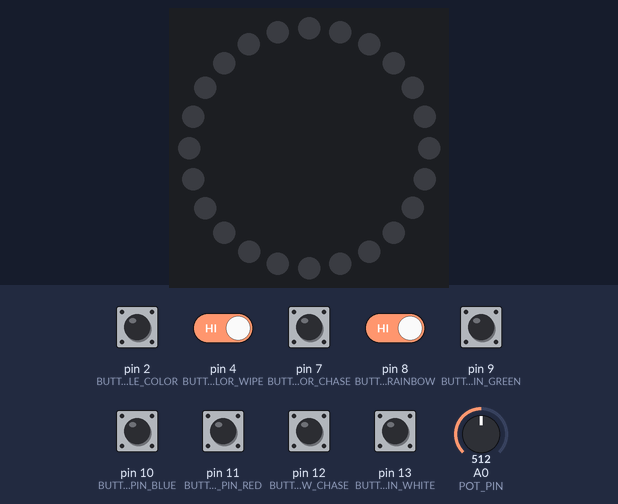
Simulated run of this sketch. Board: Arduino Uno, built with avr-gcc and run on an emulated ATmega328P. Parts: 24 RGB LEDs in a ring, first at the top, clockwise. Inputs (shaded band) come from the test bench; at power-on: pin 2 (BUTTON_PIN_SINGLE_COLOR), pin 4 (BUTTON_PIN_COLOR_WIPE), pin 7 (BUTTON_PIN_COLOR_CHASE), pin 8 (BUTTON_PIN_RAINBOW), pin 9 (BUTTON_PIN_GREEN), pin 10 (BUTTON_PIN_BLUE), pin 11 (BUTTON_PIN_RED), pin 12 (BUTTON_PIN_RAINBOW_CHASE), pin 13 (BUTTON_PIN_WHITE) HIGH, A0 (POT_PIN) = 512. Dim RGB values are drawn brighter than linear; what the sketch prints to the serial monitor is not drawn.

Above: at 1.2 s.
1.3 s: pin 12 (BUTTON_PIN_RAINBOW_CHASE) pulled LOW for 0.15 s
At 1.32 s:
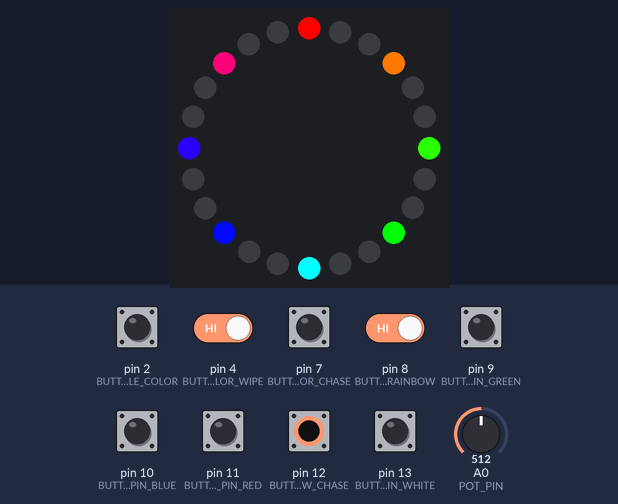
At 1.69 s:
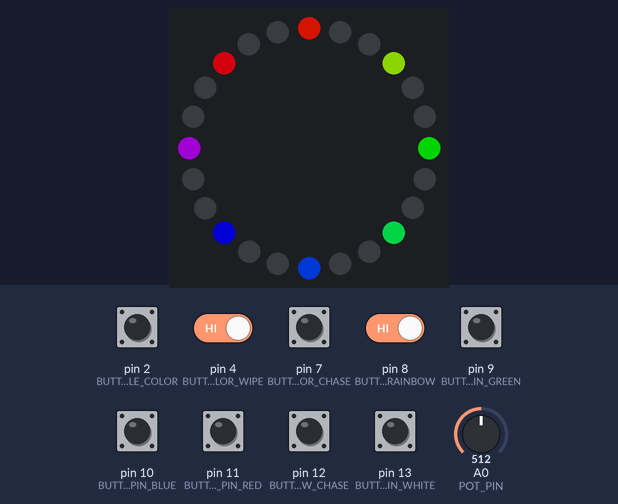
4.7 s: pin 4 (BUTTON_PIN_COLOR_WIPE) driven LOW and pin 8 (BUTTON_PIN_RAINBOW) driven LOW
At 8.01 s:
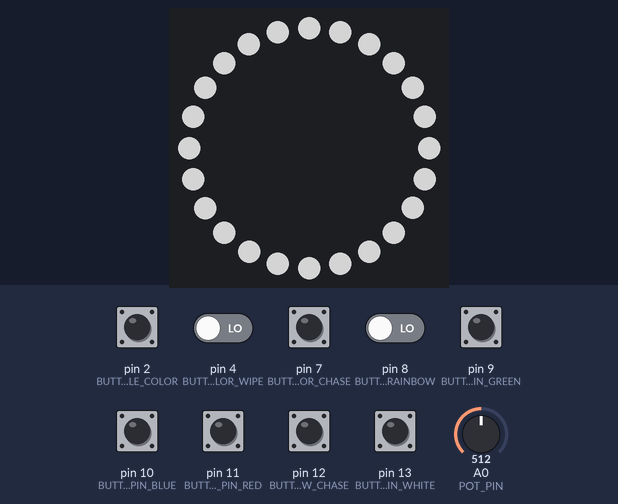

The sketch:

DeskLighting.ino
```cpp
#include <Adafruit_NeoPixel.h>

#define RING_PIN  6
#define RING_LED_COUNT  24

#define POT_PIN 0

#define BUTTON_PIN_SINGLE_COLOR  2
#define BUTTON_PIN_COLOR_WIPE 4
#define BUTTON_PIN_COLOR_CHASE  7
#define BUTTON_PIN_RAINBOW  8
#define BUTTON_PIN_RAINBOW_CHASE  12

#define BUTTON_PIN_WHITE  13
#define BUTTON_PIN_RED  11
#define BUTTON_PIN_BLUE 10
#define BUTTON_PIN_GREEN  9

int RED = 255;
int BLUE = 255;
int GREEN = 255;

int brightness = 55;

Adafruit_NeoPixel ring(RING_LED_COUNT, RING_PIN, NEO_GRB + NEO_KHZ800);

void setup() {
  Serial.begin(9600);

  pinMode(BUTTON_PIN_SINGLE_COLOR, INPUT_PULLUP);
  pinMode(BUTTON_PIN_COLOR_WIPE, INPUT_PULLUP);
  pinMode(BUTTON_PIN_COLOR_CHASE, INPUT_PULLUP);
  pinMode(BUTTON_PIN_RAINBOW, INPUT_PULLUP);
  pinMode(BUTTON_PIN_RAINBOW_CHASE, INPUT_PULLUP);

  pinMode(BUTTON_PIN_WHITE, INPUT_PULLUP);
  pinMode(BUTTON_PIN_RED, INPUT_PULLUP);
  pinMode(BUTTON_PIN_BLUE, INPUT_PULLUP);
  pinMode(BUTTON_PIN_GREEN, INPUT_PULLUP);

  pinMode(POT_PIN, INPUT);

  ring.begin();
  ring.show();
  //ring.setBrightness(75);
}

void loop() {
  int buttonValSingleColor = digitalRead(BUTTON_PIN_SINGLE_COLOR);
  int buttonValColorWipe = digitalRead(BUTTON_PIN_COLOR_WIPE);
  int buttonValColorChase = digitalRead(BUTTON_PIN_COLOR_CHASE);
  int buttonValRainbow = digitalRead(BUTTON_PIN_RAINBOW);
  int buttonValRainbowChase = digitalRead(BUTTON_PIN_RAINBOW_CHASE);

  int buttonValWhite = digitalRead(BUTTON_PIN_WHITE);
  int buttonValRed = digitalRead(BUTTON_PIN_RED);
  int buttonValBlue = digitalRead(BUTTON_PIN_BLUE);
  int buttonValGreen = digitalRead(BUTTON_PIN_GREEN);

  int potValue = analogRead(POT_PIN);

  brightness = potValue/4;

  Serial.println(potValue);

  if(buttonValWhite == LOW){
    RED = 127;
    GREEN = 127;
    BLUE = 127;
  }

  if(buttonValRed == LOW){
    RED = 255;
    GREEN = 0;
    BLUE = 0;
  }

  if(buttonValGreen == LOW){
    RED = 0;
    GREEN = 255;
    BLUE = 0;
  }

  if(buttonValBlue == LOW){
    RED = 0;
    GREEN = 0;
    BLUE = 255;
  }

  if(buttonValSingleColor == LOW){
    allOneColor(ring.Color(RED,GREEN,BLUE));
  }

  if(buttonValColorWipe == LOW){
    colorWipe(ring.Color(RED,GREEN,BLUE));
  }

  if(buttonValColorChase == LOW){
    colorChase(ring.Color(RED,GREEN,BLUE));
  }

  if(buttonValRainbow == LOW){
    rainbow();
  }

  if(buttonValRainbowChase == LOW){
    rainbowChase();
  }


}

void allOneColor(uint32_t color){
  ring.fill(color, 0, ring.numPixels());
  ring.show();
  ring.setBrightness(brightness);
  delay(100);
}

void colorWipe(uint32_t color){
  for(int i = 0; i < ring.numPixels(); i++){
    ring.setPixelColor(i, color);
    ring.show();
    ring.setBrightness(brightness);
    delay(50);
  }
}

void colorChase(uint32_t color){
  for(int a=0; a<10; a++){
    for(int b=0; b<3; b++){
      ring.clear();
      for(int c=b; c<ring.numPixels(); c+=3){
        ring.setPixelColor(c, color);
      }
      ring.show();
      ring.setBrightness(brightness);
      delay(50);
    }
  }
}

void rainbow(){
  for(long firstPixelHue =0; firstPixelHue < 5*65536; firstPixelHue += 256){
    for(int i = 0; i<ring.numPixels(); i++){
      int pixelHue = firstPixelHue + ( i * 65536L / ring.numPixels());
      ring.setPixelColor(i, ring.gamma32(ring.ColorHSV(pixelHue)));
    }
    ring.show();
    ring.setBrightness(brightness);
    delay(10);
  }
}

void rainbowChase(){
  int firstPixelHue = 0;
  for(int a=0; a<30;a++){
    for(int b=0; b<3;b++){
      ring.clear();
      for(int c=b;c<ring.numPixels();c+=3){
        int hue = firstPixelHue + c * 65536L / ring.numPixels();
        uint32_t color = ring.gamma32(ring.ColorHSV(hue));
        ring.setPixelColor(c, color);
      }
      ring.show();
      ring.setBrightness(brightness);
      delay(50);
      firstPixelHue += 65536 / 90;
    }
  }
}
```

Measured:
- after the input at 1.3 s, the LEDs: change at once (image 1)
- after the input at 4.7 s, the LEDs: first differ from a run without the input after 2.1 s (image 3 shows a later state)
